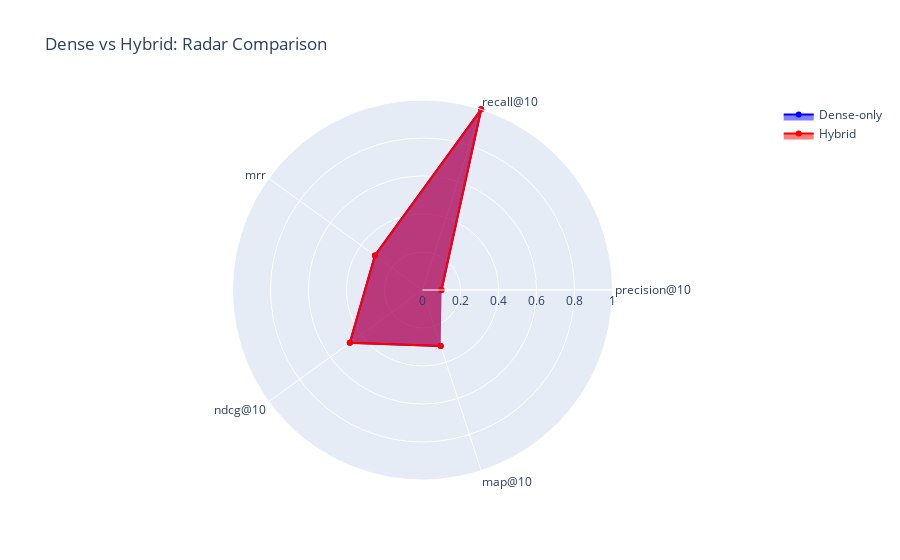

This figure's notebook cell:
### Markdown cell above
## 6. Radar Chart: Overall Comparison

### Code cell
# Radar chart for overall comparison
metrics = list(summary["dense_avg"].keys())
dense_values = [summary["dense_avg"][m] for m in metrics]
hybrid_values = [summary["hybrid_avg"][m] for m in metrics]

fig = go.Figure()

fig.add_trace(go.Scatterpolar(
    r=dense_values,
    theta=metrics,
    fill='toself',
    name='Dense-only',
    line_color='blue'
))

fig.add_trace(go.Scatterpolar(
    r=hybrid_values,
    theta=metrics,
    fill='toself',
    name='Hybrid',
    line_color='red'
))

fig.update_layout(
    polar=dict(
        radialaxis=dict(
            visible=True,
            range=[0, 1]
        )
    ),
    showlegend=True,
    title="Dense vs Hybrid: Radar Comparison"
)

fig.show()

### Figure 1 — Plotly figure (JSON) as saved in the notebook; plotly's stock layout.template omitted (floating-point values rounded to 4 significant figures)
{"data": [{"fill": "toself", "line": {"color": "blue"}, "name": "Dense-only", "r": [0.1, 1.0, 0.3093, 0.4725, 0.3093], "theta": ["precision@10", "recall@10", "mrr", "ndcg@10", "map@10"], "type": "scatterpolar"}, {"fill": "toself", "line": {"color": "red"}, "name": "Hybrid", "r": [0.1, 1.0, 0.3093, 0.473, 0.3093], "theta": ["precision@10", "recall@10", "mrr", "ndcg@10", "map@10"], "type": "scatterpolar"}], "layout": {"polar": {"radialaxis": {"range": [0, 1], "visible": true}}, "showlegend": true, "title": {"text": "Dense vs Hybrid: Radar Comparison"}}}
